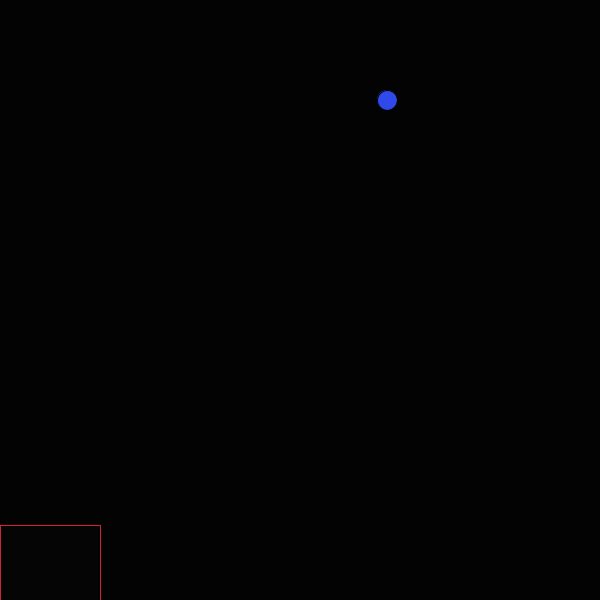
Frame 1 (no input)
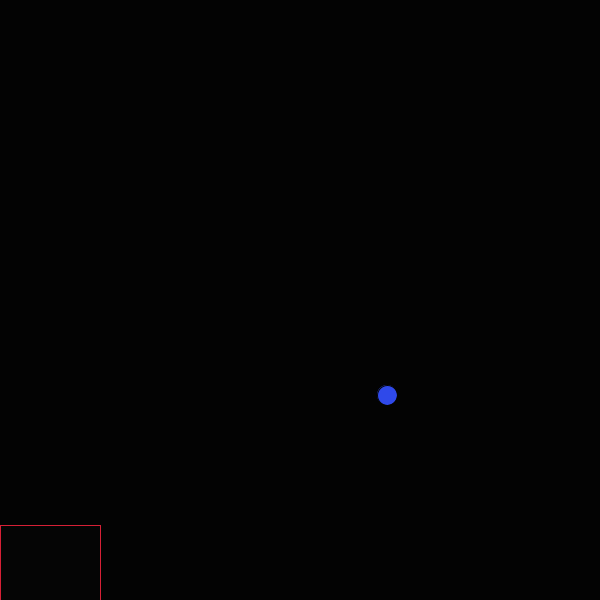
Frame 60 (the mouse pressed at the canvas centre just before this capture)
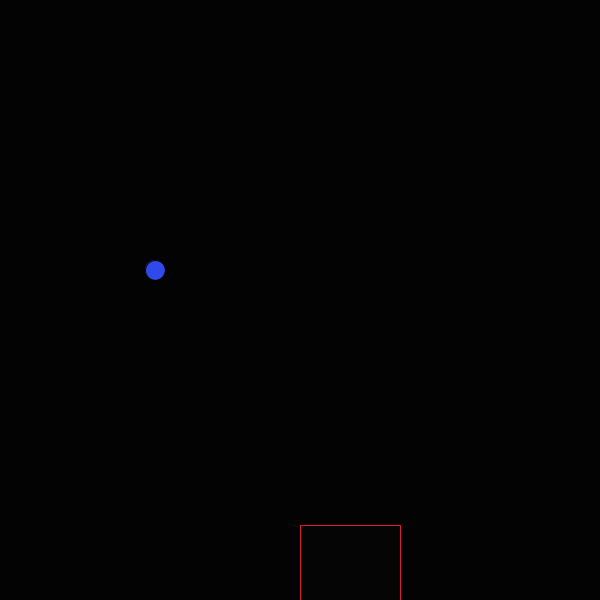
Frame 120 (the mouse held since frame 60 and released just before this capture)

The Processing sketch that drew these frames (run headless with seeded random() and noise(); from frame 60 on, the mouse is pressed at the canvas centre):

// Processing sketch: rain_game
// ── rain_game.pde
int yDrop = 100;
int score = 0;
int xBucket = 0;
 int randomNumber;
void setup() {
  size(600, 600);
  randomNumber = (int) random(width);
}
void draw() {
  background(#030303);
  fill(#2F49EA);
  stroke(#030303);
  ellipse(randomNumber, yDrop, 20, 20);
  yDrop+=5;
  xBucket = mouseX;
  stroke(#D62036);
  fill(#050505);
  rect(xBucket, 525, 100, 75);
  
  if(yDrop == 525) {
   checkCatch(randomNumber); 
   yDrop = 100;
   randomNumber = (int) random(width);
  }
  
}
     void checkCatch(int x){
         if (x > mouseX && x < mouseX+100)
            score++;
         else if (score > 0) 
            score--;
        println("Your score is now: " + score);
    }
